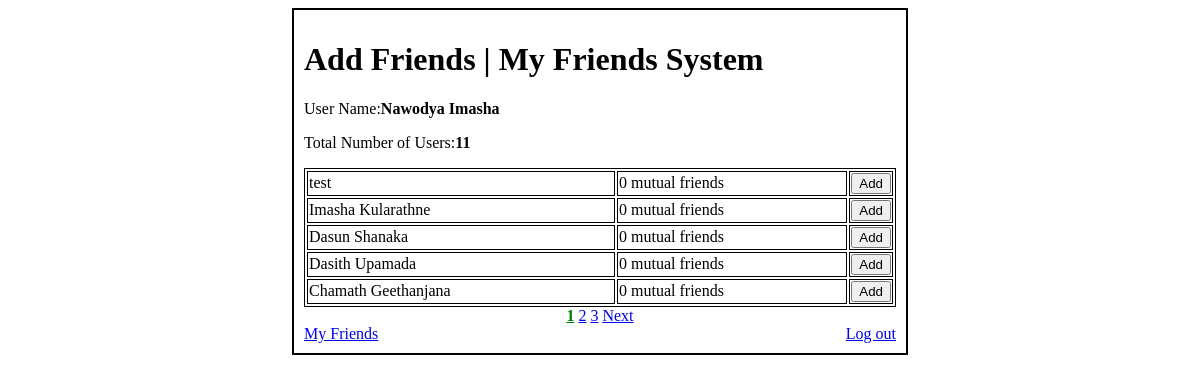
Screenshot of /add-friends-view.php (signed in) with the database file from the repository.
### tables this page shows
CREATE TABLE `user` (
  `id` int(11) NOT NULL AUTO_INCREMENT,
  `name` varchar(255) DEFAULT NULL,
  `email` varchar(255) DEFAULT NULL,
  `password` varchar(32) DEFAULT NULL,
  PRIMARY KEY (`id`)
);

### add-friends-view.php (the view, shortened to what this page needs)
<?php
require("db.php");
$page = isset($_GET['page']) ? $_GET['page'] : 1;
$limit = 5;
$start = ($page - 1) * $limit;
function count_mutual_friends($conn, $user_friends_str, $id)
{
    $sql = "SELECT COUNT(id) AS count from user_friend WHERE id IN ({$user_friends_str}) AND uid = {$id}";
    return $conn->query($sql)->fetch_array()['count'];
}
?>
<!doctype html>
<html lang="en">
<head>
    <link rel="stylesheet" href="style/main.css">
</head>
<body>
<div class="container border-dark">
    <h1>Add Friends | My Friends System</h1>
    <?php
    $uid = $_SESSION['uid'];
    $not_in_ids = array($uid);
    $not_in_ids_str = $str = implode(", ", $not_in_ids);
    $sql = "SELECT COUNT(id) AS count FROM user WHERE id NOT IN ({$not_in_ids_str})";
    $res = $conn->query($sql);
    $count = $res->fetch_array()['count'];
    $num_pages = ceil($count / $limit);
    $sql = "SELECT id,name FROM user WHERE id NOT IN ({$not_in_ids_str}) LIMIT {$start},{$limit}";
    $res = $conn->query($sql);
    ?>
    <p>User Name:<b><?= $_SESSION['name'] ?></b></p>
    <p>Total Number of Users:<b><?= $count ?></b></p>
    <table class="table">
        <?php
        if ($res->num_rows) {
            while ($r = $res->fetch_array()) {
                $mutual_friends = count_mutual_friends($conn, $not_in_ids_str, $r['id']);
                echo "
                       <tr>
                           <td>{$r['name']}</td>
                           <td>{$mutual_friends} mutual friends</td>
                           <td width='30'>
                                <form action='add-friends-view.php'method='post'>
                                    <input type='hidden' name='id' value='{$r['id']}'>
                                    <button type='submit' name='submit'>Add</button>
                                </form>
                            </td>
                        </tr>
                ";
            }
        }
        ?>
    </table>
    <div class="pagination">
        <?php for ($i = 1; $i <= $num_pages; $i++): ?>
            <?php if ($page == $i): ?>
                <a href="<?= $_SERVER['PHP_SELF'] . "?page=" . ($i) ?>" class="active"><?= $i ?></a>
            <?php else: ?>
                <a href="<?= $_SERVER['PHP_SELF'] . "?page=" . ($i) ?>"><?= $i ?></a>
            <?php endif; ?>
        <?php endfor; ?>
        <?php if ($page != $num_pages): ?>
            <a href="<?= $_SERVER['PHP_SELF'] . "?page=" . ($page + 1) ?>">Next</a>
        <?php endif; ?>
    </div>
    <a href="friends-view.php">My Friends</a>
    <a href="logout.php" style="float: right">Log out</a>
</div>
</body>
</html>

### style/main.css (style rules this page uses)
.container { margin: auto; width: 50%; padding: 10px; }
.border-dark { border: 2px solid black; }
.table { width: 100%; border: solid black 1px; }
.table td { border: solid black 1px; }
.active { color: green; font-weight: bold; }
.pagination { text-align: center; }

### rows the page displays
user: name "test", mutual_friends "0"
user: name "Imasha Kularathne", mutual_friends "0"
user: name "Dasun Shanaka", mutual_friends "0"
user: name "Dasith Upamada", mutual_friends "0"
user: name "Chamath Geethanjana", mutual_friends "0"

### other values shown
$_SESSION['name'] "Nawodya Imasha"
$count "11"
